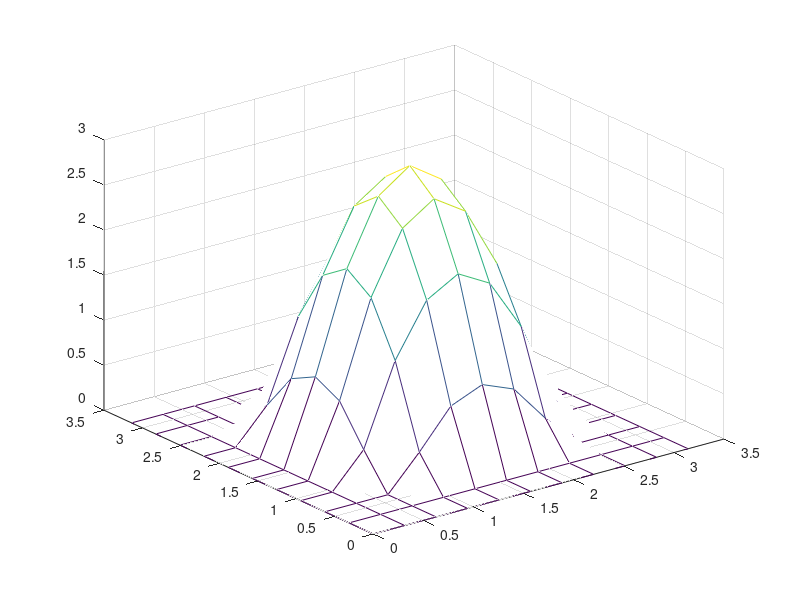

MATLAB code to generate this figure: (Note: this script raises an error after producing the figure.)
clc; clf; clear all; close all;

x = 0:pi/10:pi;
y = 0:pi/10:pi;
t = 0:0.01:10;
alpha = 0.5;
CC = 3;

m = numel(y);
n = numel(x);
dim = [m n];

u0 = zeros(m,n);

W = pi; %dimension of rectangle in x-direction
L = pi; %dimension of rectangle in y-direction
k = 0.2; %diffusion constant

for i = 1:n
        u0(1:m,i) = max(5*sin(x(i))*sin(y(1:m))-2,0);
end

figure(1)
[X,Y] = meshgrid(x,y);
mesh(X,Y,u0);
%imagesc(u0);

u0 = reshape(u0, numel(u0),1);

[T, M] = ode45(@(t,u) logisticGrowth_OU(t,u,dim,W,L,k,alpha,CC), t, u0);

for g = 1:length(t)
    figure(2)
    U = reshape(M(g,:),m,n);
    mesh(X,Y,U);
    axis([0,W,0,L,0,3]);
    %imagesc(U);
    %caxis([0,2]);
end

pause(1.5);

close all;